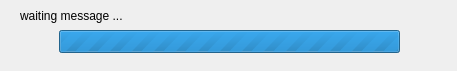
<?xml version="1.0" encoding="UTF-8"?>
<ui version="4.0">
 <class>WaitingDialog</class>
 <widget class="QDialog" name="WaitingDialog">
  <property name="geometry">
   <rect>
    <x>0</x>
    <y>0</y>
    <width>457</width>
    <height>71</height>
   </rect>
  </property>
  <property name="windowTitle">
   <string>MENU_001</string>
  </property>
  <property name="windowIcon">
   <iconset resource="icons/icon.qrc">
    <normaloff>:/escan2_app.ico</normaloff>:/escan2_app.ico</iconset>
  </property>
  <widget class="QLabel" name="Waiting_Message_label">
   <property name="geometry">
    <rect>
     <x>20</x>
     <y>5</y>
     <width>421</width>
     <height>21</height>
    </rect>
   </property>
   <property name="text">
    <string notr="true">waiting message ...</string>
   </property>
  </widget>
  <widget class="QProgressBar" name="progressBar">
   <property name="geometry">
    <rect>
     <x>59</x>
     <y>30</y>
     <width>341</width>
     <height>23</height>
    </rect>
   </property>
   <property name="maximum">
    <number>0</number>
   </property>
   <property name="value">
    <number>-1</number>
   </property>
   <property name="format">
    <string notr="true">%p%</string>
   </property>
  </widget>
 </widget>
 <resources>
  <include location="icons/icon.qrc"/>
 </resources>
 <connections/>
</ui>
